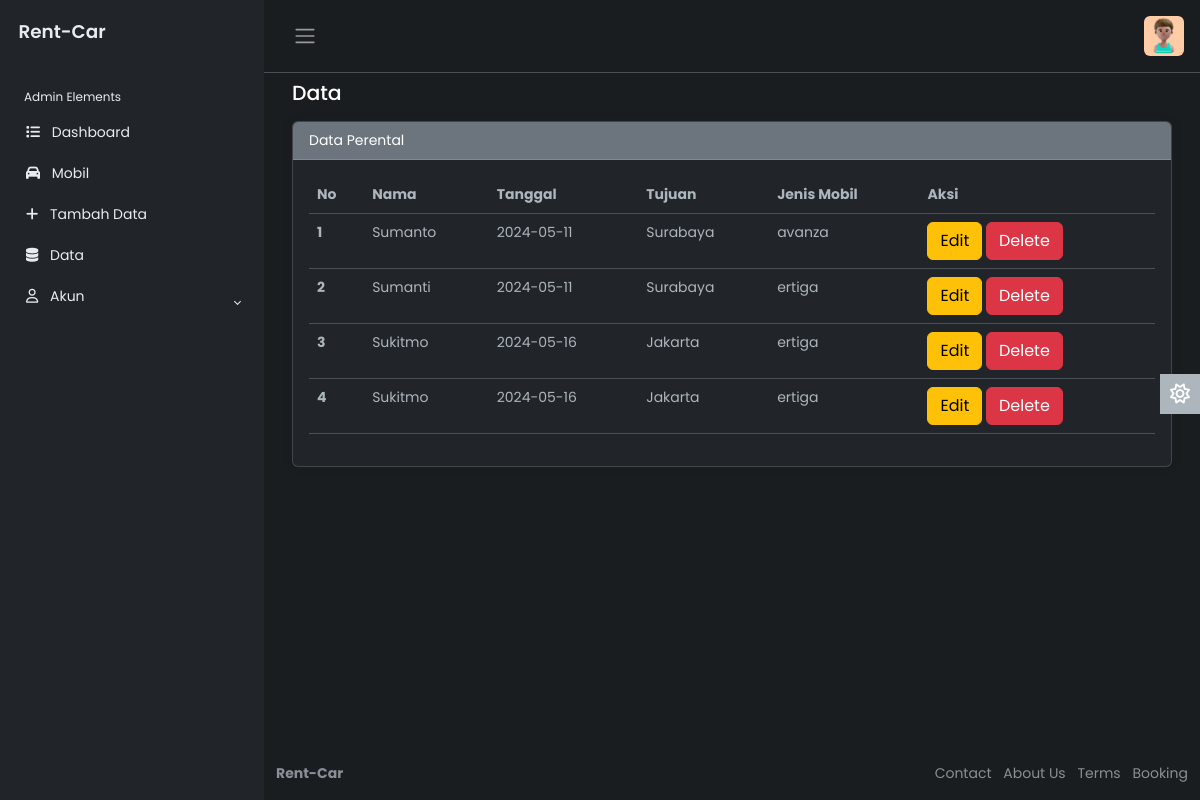
The app's page /data.php with its own data.
### tables this page shows
CREATE TABLE `penyewa` (
  `id_penyewa` int(11) NOT NULL,
  `nama_penyewa` varchar(50) DEFAULT NULL,
  `tanggal` date DEFAULT NULL,
  `jenis_mobil` varchar(50) DEFAULT NULL,
  `tujuan` varchar(50) DEFAULT NULL
);

### data.php (the view, shortened to what this page needs)
<?php
$host       = "localhost";
$user       = "root";
$pass       = "";
$db         = "rentcar";
$koneksi    = mysqli_connect($host, $user, $pass, $db);
?>
<!DOCTYPE html>
<html lang="en" data-bs-theme="dark">
<head>
    <link rel="stylesheet" href="https://cdn.jsdelivr.net/npm/bootstrap@5.3.0-alpha2/dist/css/bootstrap.min.css">
    <link rel="stylesheet" href="css/style.css">
</head>
<body>
    <div class="wrapper">
        <aside id="sidebar" class="js-sidebar">
            <div class="h-100">
                <div class="sidebar-logo">
                    <a href="#">Rent-Car</a>
                </div>
                <ul class="sidebar-nav">
                    <li class="sidebar-header">
                        Admin Elements
                    </li>
                    <li class="sidebar-item">
                        <a href="index.php" class="sidebar-link">
                            <i class="fa-solid fa-list pe-2"></i>
                            Dashboard
                        </a>
                    </li>
                    <li class="sidebar-item">
                        <a href="mobil.php" class="sidebar-link">
                            <i class="fa-solid fa-car pe-2"></i>
                            Mobil
                        </a>
                    </li>
                    <li class="sidebar-item">
                        <a href="tambah_data.php" class="sidebar-link">
                            <i class="fa-solid fa-plus pe-2"></i>
                            Tambah Data
                        </a>
                    </li>
                    <li class="sidebar-item">
                        <a href="data.php" class="sidebar-link">
                            <i class="fa-solid fa-database pe-2"></i>
                            Data
                        </a>
                    </li>
                    <li class="sidebar-item">
                        <a href="#" class="sidebar-link collapsed" data-bs-target="#auth" data-bs-toggle="collapse"
                            aria-expanded="false"><i class="fa-regular fa-user pe-2"></i>
                            Akun
                        </a>
                    </li>
                </ul>
            </div>
        </aside>
        <div class="main">
            <nav class="navbar navbar-expand px-3 border-bottom">
                <button class="btn" id="sidebar-toggle" type="button">
                    <span class="navbar-toggler-icon"></span>
                </button>
                <div class="navbar-collapse navbar">
                    <ul class="navbar-nav">
                        <li class="nav-item dropdown">
                            <a href="#" data-bs-toggle="dropdown" class="nav-icon pe-md-0">
                                <img src="image/profile.jpg" class="avatar img-fluid rounded" alt="">
                            </a>
                        </li>
                    </ul>
                </div>
            </nav>
            <main class="content px-3 py-2">
                <div class="container-fluid">
                    <div class="mb-3">
                        <h4>Data</h4>
                    </div>
                    <div class="card">
                        <div class="card-header text-white bg-secondary">
                            Data Perental
                        </div>
                        <div class="card-body">
                            <table class="table">
                                <thead>
                                    <tr>
                                        <th scope="col">No</th>
                                        <th scope="col">Nama</th>
                                        <th scope="col">Tanggal</th>
                                        <th scope="col">Tujuan</th>
                                        <th scope="col">Jenis Mobil</th>
                                        <th scope="col">Aksi</th>
                                    </tr>
                                </thead>
                                <tbody>
                                    <?php
                        $sql2   = "select * from penyewa";
                        $q2     = mysqli_query($koneksi, $sql2);
                        $urut   = 1;
                        while ($r2 = mysqli_fetch_array($q2)) {
                            $id         = $r2['id_penyewa'];
                            $nama        = $r2['nama_penyewa'];
                            $tanggal       = $r2['tanggal'];
                            $tujuan     = $r2['tujuan'];
                            $jenis_mobil   = $r2['jenis_mobil'];
                        ?>
                                    <tr>
                                        <th scope="row"><?php echo $urut++ ?></th>
                                        <td scope="row"><?php echo $nama ?></td>
                                        <td scope="row"><?php echo $tanggal ?></td>
                                        <td scope="row"><?php echo $tujuan ?></td>
                                        <td scope="row"><?php echo $jenis_mobil ?></td>
                                        <td scope="row">
                                            <a href="tambah_data.php?op=edit&id_penyewa=<?php echo $id ?>"><button
                                                    type="button" class="btn btn-warning">Edit</button></a>
                                            <a href="data.php?op=delete&id_penyewa=<?php echo $id?>"
                                                onclick="return confirm('Yakin mau delete data?')"><button type="button"
                                                    class="btn btn-danger">Delete</button></a>
                                        </td>
                                    </tr>
                                    <?php
                        }
                        ?>
                                </tbody>
                            </table>
                        </div>
                    </div>
                </div>
            </main>
            <a href="#" class="theme-toggle">
                <i class="fa-regular fa-sun"></i>
            </a>
            <footer class="footer">
                <div class="container-fluid">
                    <div class="row text-muted">
                        <div class="col-6 text-start">
                            <p class="mb-0">
                                <a href="#" class="text-muted">
                                    <strong>Rent-Car</strong>
                                </a>
                            </p>
                        </div>
                        <div class="col-6 text-end">
                            <ul class="list-inline">
                                <li class="list-inline-item">
                                    <a href="#" class="text-muted">Contact</a>
                                </li>
                                <li class="list-inline-item">
                                    <a href="#" class="text-muted">About Us</a>
                                </li>
                                <li class="list-inline-item">
                                    <a href="#" class="text-muted">Terms</a>
                                </li>
                                <li class="list-inline-item">
                                    <a href="#" class="text-muted">Booking</a>
                                </li>
                            </ul>
                        </div>
                    </div>
                </div>
            </footer>
        </div>
    </div>
</body>
</html>

### css/style.css (style rules this page uses)
body { font-family: 'Poppins', sans-serif; font-size: 0.875rem; opacity: 1; overflow-y: scroll; margin: 0; }
a { cursor: pointer; text-decoration: none; font-family: 'Poppins', sans-serif; }
li { list-style: none; }
h4 { font-family: 'Poppins', sans-serif; font-size: 1.275rem; color: var(--bs-emphasis-color); }
.wrapper { align-items: stretch; display: flex; width: 100%; }
#sidebar { max-width: 264px; min-width: 264px; background: var(--bs-dark); transition: all 0.35s ease-in-out; }
.main { display: flex; flex-direction: column; min-height: 100vh; min-width: 0; overflow: hidden; transition: all 0.35s ease-in-out; width: 100%; background: var(--bs-dark-bg-subtle); }
.sidebar-logo { padding: 1.15rem; }
.sidebar-logo a { color: #e9ecef; font-size: 1.15rem; font-weight: 600; }
.sidebar-nav { flex-grow: 1; list-style: none; margin-bottom: 0; padding-left: 0; margin-left: 0; }
.sidebar-header { color: #e9ecef; font-size: .75rem; padding: 1.5rem 1.5rem .375rem; }
a.sidebar-link { padding: .625rem 1.625rem; color: #e9ecef; position: relative; display: block; font-size: 0.875rem; }
.sidebar-link[data-bs-toggle="collapse"]::after { border: solid; border-width: 0 .075rem .075rem 0; content: ""; display: inline-block; padding: 2px; position: absolute; right: 1.5rem; top: 1.4rem; transform: rotate(-135deg); transition: all .2s ease-out; }
.sidebar-link[data-bs-toggle="collapse"].collapsed::after { transform: rotate(45deg); transition: all .2s ease-out; }
.avatar { height: 40px; width: 40px; }
.navbar-expand .navbar-nav { margin-left: auto; }
.content { flex: 1; max-width: 100vw; width: 100vw; }
@media (min-width:768px) { .content { max-width: auto; width: auto; } }
.card { box-shadow: 0 0 .875rem 0 rgba(34, 46, 60, .05); margin-bottom: 24px; }
.theme-toggle { position: fixed; top: 50%; transform: translateY(-65%); text-align: center; z-index: 10; right: 0; left: auto; border: none; background-color: var(--bs-body-color); }
html[data-bs-theme="dark"] .theme-toggle .fa-sun, html[data-bs-theme="light"] .theme-toggle .fa-moon { cursor: pointer; padding: 10px; display: block; font-size: 1.25rem; color: #FFF; }

### records on screen
penyewa: nama_penyewa "Sumanto", tanggal "2024-05-11", tujuan "Surabaya", jenis_mobil "avanza"
penyewa: nama_penyewa "Sumanti", tanggal "2024-05-11", tujuan "Surabaya", jenis_mobil "ertiga"
penyewa: nama_penyewa "Sukitmo", tanggal "2024-05-16", tujuan "Jakarta", jenis_mobil "ertiga"
penyewa: nama_penyewa "Sukitmo", tanggal "2024-05-16", tujuan "Jakarta", jenis_mobil "ertiga"
